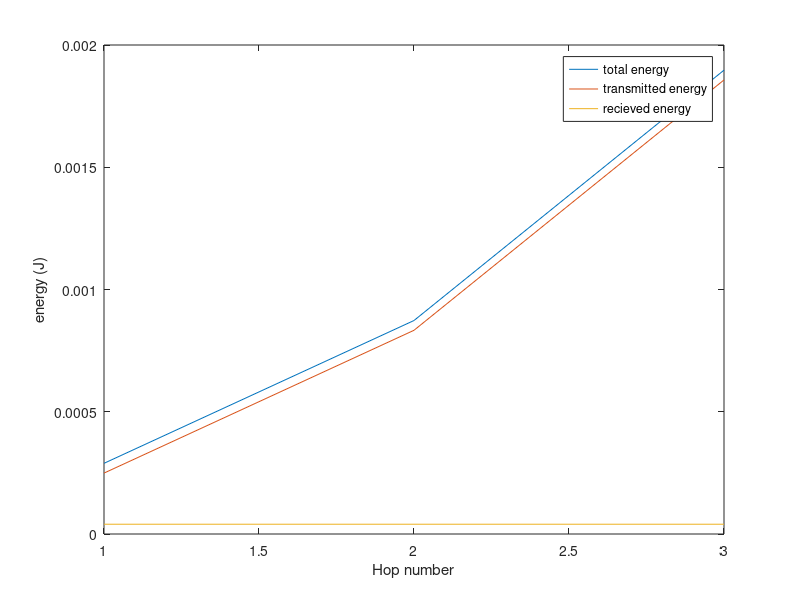

Source code (MATLAB):
% row -> hops, columns -> distance
dis = [50,45,55,52;100,95,97,105;150,145,155,152];
num_hops = 3;
num_nodes = 4;

Eelec = 50*1e-9;
Eda = 5*1e-9;
Eamp = 100*1e-12;
k = 25*8;

trans_energy = zeros(3,4);
rec_energy = zeros(3,4);
tot_energy = zeros(3,4);


for hops = 1:num_hops
    for nodes = 1:num_nodes
        d = dis(hops,nodes);
        trans_energy(hops,nodes) = k*(Eelec+Eda+Eamp*d^2); % Etx(k,d)
        rec_energy(hops,nodes) = Eelec*k;
        tot_energy(hops, nodes) = trans_energy(hops,nodes) + rec_energy(hops,nodes);
    end
end

average_energy = sum(sum(tot_energy))/(num_hops*num_nodes);
average_energy_first_hop = sum(sum(tot_energy(1,:)))/(1*num_nodes);
disp('Average energy: ');
disp(average_energy);
disp('Average energy first hop: ');
disp(average_energy_first_hop);
disp('Total energy: ');
disp(sum(sum(tot_energy)));
disp('Total energy first hop: ');
disp(sum(sum(tot_energy(1,:))));

plot(sum(tot_energy'));
hold on,
plot(sum(trans_energy'));
hold on,
plot(sum(rec_energy'));
xlabel('Hop number');
ylabel('energy (J)');
legend('total energy','transmitted energy','recieved energy');

        